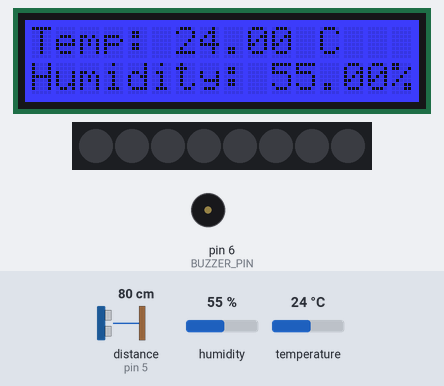
Simulated run of this sketch. Board: Arduino Uno, built with avr-gcc and run on an emulated ATmega328P. Parts: 16×2 character LCD, 8 RGB LEDs in strip order, left to right, buzzer (waves = sounding). Wiring (inferred from the names in the program): ultrasonic range finder: trigger pin 4; echo pin 5. The inputs (shaded band) are chosen by the test bench; at power-on: distance to the obstacle (sensor on pin 5) 80 cm, temperature 24 °C, humidity 55 %. The echo pulse lasts 58.3 µs per cm; dim RGB values are drawn brighter than linear; what the sketch prints to the serial monitor is not drawn.

Above: at 3.2 s.
3.3 s: distance to the obstacle (sensor on pin 5) set to 2 cm
At 7.9 s:
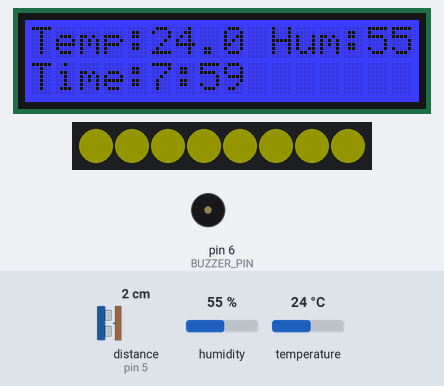
10.9 s: distance to the obstacle (sensor on pin 5) set to 9 cm
12.6 s: distance to the obstacle (sensor on pin 5) set to 12 cm
At 13.0 s:
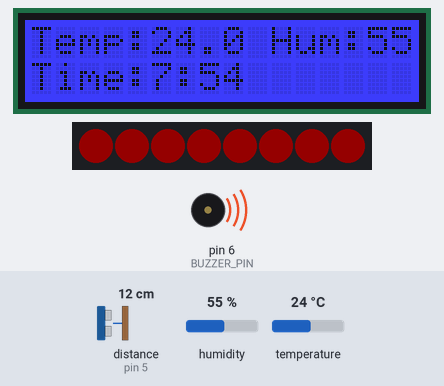
24.2 s: temperature set to 29.4 °C
At 29.8 s:
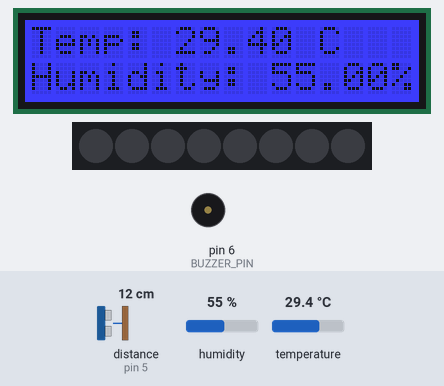
30.3 s: temperature set to 30.8 °C
At 31.5 s:
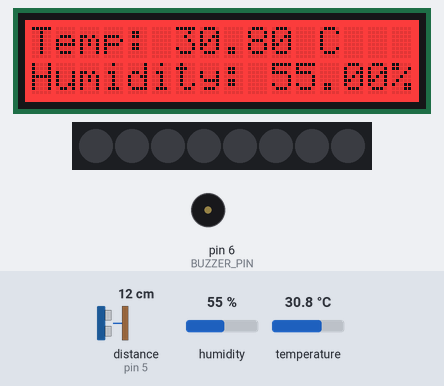
Timing chart, 0 to 33.3 s (numbered marks = the images above; inputs shaded):
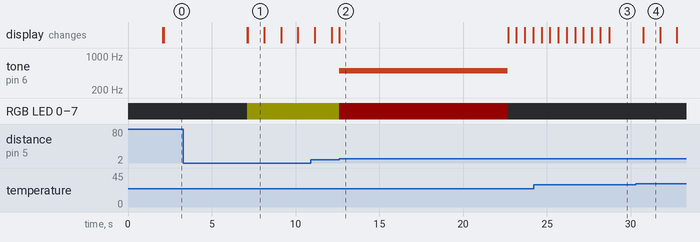

The sketch:

sketch_nov20a.ino
```cpp
#include <DHT.h>
#include <Wire.h>
#include "rgb_lcd.h"
#include <Adafruit_NeoPixel.h>

// define Arduino Pins
#define trigPin 4
#define echoPin 5
#define DHTPIN 3
#define DHTTYPE DHT22
#define BUZZER_PIN 6
#define NEOPIXEL_PIN 2
#define NUMPIXELS 8

// Initialize objects: LCD Screen, DHT-22, Neopixel Stick 8
rgb_lcd lcd;
DHT dht(DHTPIN, DHTTYPE);
Adafruit_NeoPixel pixels(NUMPIXELS, NEOPIXEL_PIN);

unsigned long previousMillis = 0;
unsigned long displayMillis = 0;
unsigned long closeStartMillis = 0;
unsigned long distanceTimeout = 0;
unsigned long blinkMillis = 0; // Frequency at which the LCD screen blinks during the temperature and humidity alarm
int countdown = 3600; // 60 minutes count down on the Pomodoro Clock (formal mode)
bool inPomodoro = false;
bool isBlinking = false;

// In formal mode, it is difficult to test the changes of the Pixels in 60 minutes, so I set up an 8-minute test version
// Variables of the test mode
bool testMode = false; // Test mode is turned off by default
const int testCountdown = 480;   // 8 minutes count down on the Pomodoro Clock (test mode)

// Set LCD flashing interval 300ms
const int blinkInterval = 300;


void setup() {
    lcd.begin(16, 2);
    lcd.setRGB(0, 0, 255);
    lcd.print("Initializing...");
    delay(2000);

    dht.begin();
    pixels.setBrightness(20);
    pixels.begin();

    pinMode(trigPin, OUTPUT);
    pinMode(echoPin, INPUT);
    pinMode(BUZZER_PIN, OUTPUT);
    Serial.begin(9600);

// true: Enables the test mode
// false: Officially test
    testMode = true;

}

void loop() {
    unsigned long currentMillis = millis();

    if (currentMillis - displayMillis >= 1000) {
        displayMillis = currentMillis;
        float distance = getDistance();
        Serial.print("Distance in cm: ");
        Serial.println(distance);

        if (!inPomodoro && distance > 10) {
            displayTempHumidity();
            closeStartMillis = 0;
        } else if (distance <= 10) {
            if (closeStartMillis == 0) {
                closeStartMillis = currentMillis;
                pixels.clear();
            }
            if (currentMillis - closeStartMillis >= 3000 && !inPomodoro) {
                startPomodoro();
            }
        } else {
            closeStartMillis = 0;
        }
    }

    if (inPomodoro) {
        pomodoroLogic();
    }
}


float getDistance() {
    digitalWrite(trigPin, LOW);
    delayMicroseconds(2);
    digitalWrite(trigPin, HIGH);
    delayMicroseconds(10);
    digitalWrite(trigPin, LOW);
    long duration = pulseIn(echoPin, HIGH);
    return 34400 * duration / 2000000.0;
}

void displayTempHumidity() {
    float temperature = dht.readTemperature(false);
    float humidity = dht.readHumidity(false);

    lcd.clear();
    lcd.setCursor(0, 0);
    lcd.print("Temp: ");
    lcd.print(temperature);
    lcd.print(" C");

    lcd.setCursor(0, 1);
    lcd.print("Humidity: ");
    lcd.print(humidity);
    lcd.print("%");

    if (temperature > 30 || temperature < 0 || humidity > 60 || humidity < 25) {
        //The LCD screen flashes red
        if (millis() - blinkMillis >= blinkInterval) {
            blinkMillis = millis();
            isBlinking = !isBlinking;
            lcd.setRGB(isBlinking ? 255 : 0, 0, 0);
        }
    } else {
        lcd.setRGB(0, 0, 255);
    }
}

void startPomodoro() {
    inPomodoro = true;

    // Choose between 60 minutes or 8 minutes according to two modes
    countdown = testMode ? testCountdown : countdown;
    //countdown = 3600; // count down on 60min

    lcd.clear();
    lcd.setRGB(0, 0, 255);
    displayPomodoro(); // Show initial status
    clearAndLightUpPixels();

    updatePixels();

    Serial.println(testMode ? "Test mode: 8 minutes" : "Normal mode: 60 minutes");

}

// Clear the previous state and light all Pixels
void clearAndLightUpPixels() {
    pixels.clear();
    for (int i = 0; i < NUMPIXELS; i++) {
        pixels.setPixelColor(i, 255, 255, 0);
    }
    pixels.show();
}

void stopPomodoro(bool success) {
    inPomodoro = false;
    countdown = 0;
    pixels.clear();
    pixels.show();

    lcd.clear();

    if (success) {
        // When the countdown successfully end, "Success!" will display, and the LCD screen flashes green.
        lcd.print("Success!");
        lcd.setCursor(0, 1);
        lcd.print("Perseverance prevails!");

        for (int i = 0; i < 10; i++) {
            lcd.setRGB(0, 255, 0);
            delay(250);
            lcd.setRGB(0, 0, 0);
            delay(250);
        }
    } else {
        // If the task fails, the screen flashes yellow and displays "Task Fail. Work harder!"
        lcd.print("Task Fail");
        lcd.setCursor(0, 1);
        lcd.print("Work harder!");

        for (int i = 0; i < 6; i++) {
            lcd.setRGB(255, 255, 0);
            delay(500);
            lcd.setRGB(0, 0, 0);
            delay(500);
        }
    }

    // Restore the default blue background color
    lcd.clear();
    lcd.setRGB(0, 0, 255);
    // When the blinking is complete, reset the temperature and humidity monitoring mode
    displayTempHumidity();
}


void pomodoroLogic() {
    float distance = getDistance();

    if (distance > 10) {
        if (distanceTimeout == 0) distanceTimeout = millis();
        if (millis() - distanceTimeout > 10000) {
            stopPomodoro(false);
        } else {
            emergencyAlert();
        }
    } else {
        distanceTimeout = 0;
        countdownLogic();
    }
}

void countdownLogic() {
    if (millis() - previousMillis >= 1000) {
        previousMillis = millis();
        countdown--;

        displayPomodoro();
        updatePixels();

        if (countdown <= 0) stopPomodoro(true);   // success!
    }
}

void displayPomodoro() {
    float temperature = dht.readTemperature(false);
    float humidity = dht.readHumidity(false);

    lcd.setCursor(0, 0);
    lcd.print("Temp:");
    lcd.print(temperature, 1);
    lcd.print(" Hum:");
    lcd.print(humidity, 1);
    lcd.setCursor(0, 1);
    lcd.print("Time:");
    lcd.print(countdown / 60);
    lcd.print(":");
    if (countdown % 60 < 10) lcd.print("0");
    lcd.print(countdown % 60);

// When the temperature and humidity exceed the threshold, the LCD screen blinks red
    if (temperature > 30 || temperature < 0 || humidity > 60 || humidity < 25) {
        if (millis() - blinkMillis >= blinkInterval) {
            blinkMillis = millis();
            isBlinking = !isBlinking;
            lcd.setRGB(isBlinking ? 255 : 0, 0, 0);
        }
    } else {
        lcd.setRGB(0, 0, 255); // default blue background color
    }

}

void updatePixels() {

    int totalDuration = testMode ? testCountdown : 3600; // Select the total duration based on two modes

    // Count the number of segments that have passed 7.5 minutes
    int segmentsPassed = (3600 - countdown) / 450; // 60 min
    int segmentsPassed2 = (480 - countdown) / 60; // 8 min

    int sp = testMode ? segmentsPassed2 : segmentsPassed;

    // Count the number of lights that should be turned on
    int lightsToKeepOn = NUMPIXELS - sp; // Subtract the number of segments that have passed from the total

    // Make sure lightsToKeepOn is never less than 0
    if (lightsToKeepOn < 0) {
        lightsToKeepOn = 0;
    }

    pixels.clear();
    for (int i = 0; i < lightsToKeepOn; i++) {
      // Light up lights that need to be kept
        pixels.setPixelColor(i, 255, 255, 0);
    }
    pixels.show();
}


void emergencyAlert() {
    pixels.clear();
    for (int i = 0; i < NUMPIXELS; i++) {
        pixels.setPixelColor(i, 255, 0, 0);
    }
    pixels.show();
    tone(BUZZER_PIN, 500);
    delay(500);
    noTone(BUZZER_PIN);
}
```

Measured:
- the behaviour switches between 10 and 11 cm on distance to the obstacle (sensor on pin 5) (found by bisection; images 1 and 2)
- the behaviour switches between 30 and 30.1 °C on temperature (found by bisection; images 3 and 4)
- after the input at 3.3 s, RGB LED 0–7: off → RGB(20, 20, 0) after 3.8 s; the display: first changes after 3.8 s (image 1 shows a later state)
- after the input at 12.6 s, tone on pin 6 (BUZZER_PIN): silent → 500 Hz at once, → silent 10.1 s later
- after the input at 30.3 s, the display: changes after 0.46 s (image 4)
- what the display in image 2 shows lasts 10.1 s, from 12.6 s to 22.7 s
- what the display in image 4 shows lasts 1.0 s, from 30.8 s to 31.8 s
